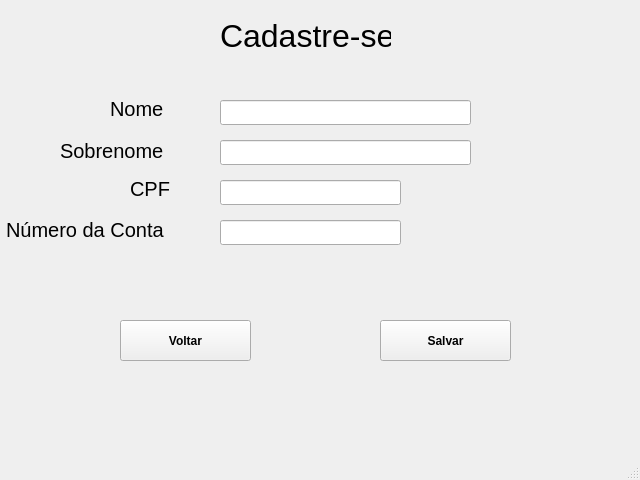
<?xml version="1.0" encoding="UTF-8"?>
<ui version="4.0">
 <class>MainWindow</class>
 <widget class="QMainWindow" name="MainWindow">
  <property name="geometry">
   <rect>
    <x>0</x>
    <y>0</y>
    <width>640</width>
    <height>480</height>
   </rect>
  </property>
  <property name="windowTitle">
   <string>MainWindow</string>
  </property>
  <widget class="QWidget" name="centralwidget">
   <widget class="QLabel" name="label">
    <property name="geometry">
     <rect>
      <x>220</x>
      <y>20</y>
      <width>171</width>
      <height>31</height>
     </rect>
    </property>
    <property name="font">
     <font>
      <pointsize>24</pointsize>
     </font>
    </property>
    <property name="text">
     <string>Cadastre-se</string>
    </property>
   </widget>
   <widget class="QLabel" name="label_2">
    <property name="geometry">
     <rect>
      <x>110</x>
      <y>100</y>
      <width>61</width>
      <height>17</height>
     </rect>
    </property>
    <property name="font">
     <font>
      <pointsize>15</pointsize>
     </font>
    </property>
    <property name="text">
     <string>Nome</string>
    </property>
   </widget>
   <widget class="QLabel" name="label_3">
    <property name="geometry">
     <rect>
      <x>60</x>
      <y>140</y>
      <width>111</width>
      <height>21</height>
     </rect>
    </property>
    <property name="font">
     <font>
      <pointsize>15</pointsize>
     </font>
    </property>
    <property name="text">
     <string>Sobrenome</string>
    </property>
   </widget>
   <widget class="QLabel" name="label_4">
    <property name="geometry">
     <rect>
      <x>130</x>
      <y>180</y>
      <width>67</width>
      <height>17</height>
     </rect>
    </property>
    <property name="font">
     <font>
      <pointsize>15</pointsize>
     </font>
    </property>
    <property name="text">
     <string>CPF</string>
    </property>
   </widget>
   <widget class="QLabel" name="label_5">
    <property name="geometry">
     <rect>
      <x>6</x>
      <y>220</y>
      <width>161</width>
      <height>20</height>
     </rect>
    </property>
    <property name="font">
     <font>
      <pointsize>15</pointsize>
     </font>
    </property>
    <property name="text">
     <string>Número da Conta</string>
    </property>
   </widget>
   <widget class="QLineEdit" name="lineEdit">
    <property name="geometry">
     <rect>
      <x>220</x>
      <y>100</y>
      <width>251</width>
      <height>25</height>
     </rect>
    </property>
   </widget>
   <widget class="QLineEdit" name="lineEdit_2">
    <property name="geometry">
     <rect>
      <x>220</x>
      <y>140</y>
      <width>251</width>
      <height>25</height>
     </rect>
    </property>
   </widget>
   <widget class="QLineEdit" name="lineEdit_3">
    <property name="geometry">
     <rect>
      <x>220</x>
      <y>180</y>
      <width>181</width>
      <height>25</height>
     </rect>
    </property>
   </widget>
   <widget class="QLineEdit" name="lineEdit_4">
    <property name="geometry">
     <rect>
      <x>220</x>
      <y>220</y>
      <width>181</width>
      <height>25</height>
     </rect>
    </property>
   </widget>
   <widget class="QPushButton" name="pushButton">
    <property name="geometry">
     <rect>
      <x>380</x>
      <y>320</y>
      <width>131</width>
      <height>41</height>
     </rect>
    </property>
    <property name="font">
     <font>
      <weight>75</weight>
      <bold>true</bold>
     </font>
    </property>
    <property name="text">
     <string>Salvar</string>
    </property>
   </widget>
   <widget class="QPushButton" name="pushButton_2">
    <property name="geometry">
     <rect>
      <x>120</x>
      <y>320</y>
      <width>131</width>
      <height>41</height>
     </rect>
    </property>
    <property name="font">
     <font>
      <weight>75</weight>
      <bold>true</bold>
     </font>
    </property>
    <property name="text">
     <string>Voltar</string>
    </property>
   </widget>
  </widget>
  <widget class="QStatusBar" name="statusbar"/>
 </widget>
 <resources/>
 <connections/>
</ui>
